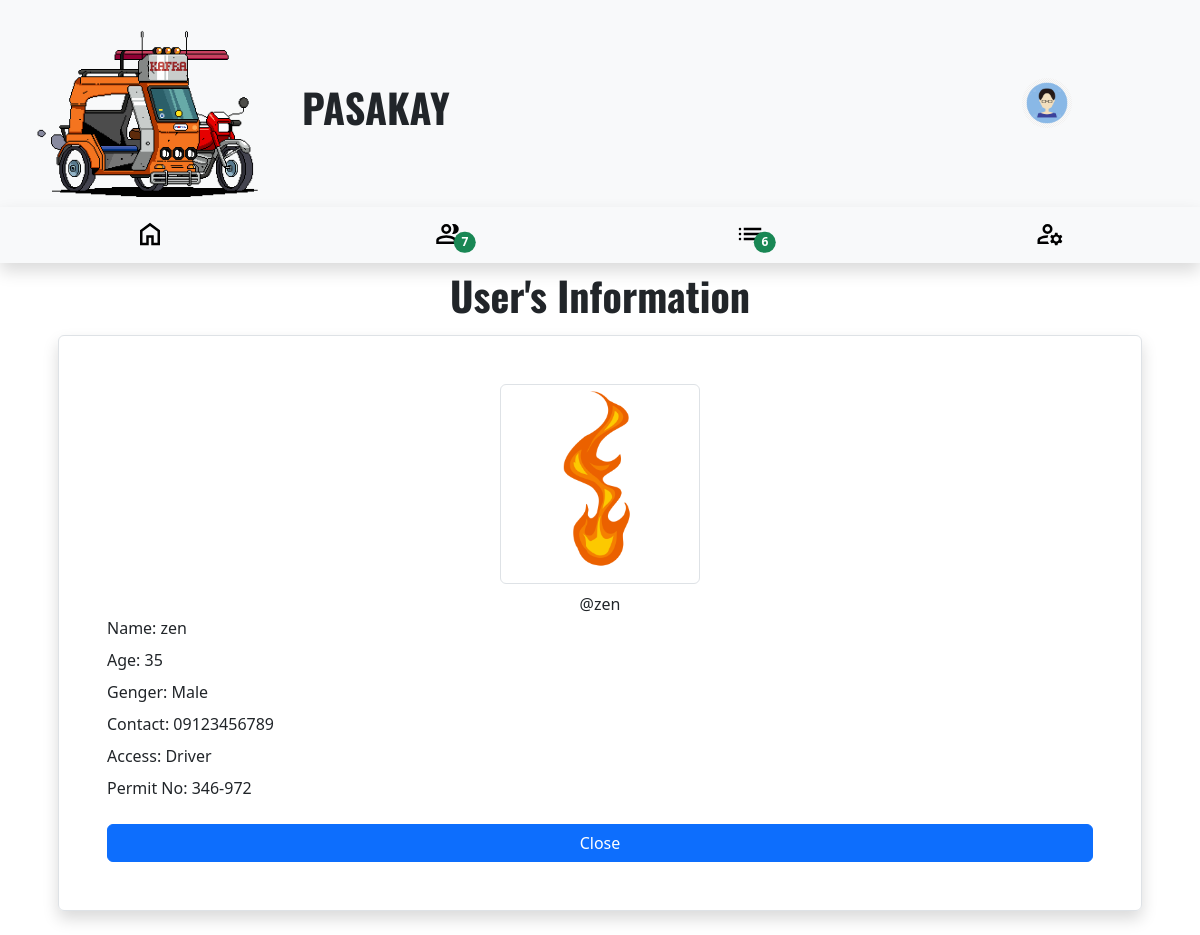
The app's page /Admin/driver_information.php?fname=zen with its own data.
### tables this page shows
CREATE TABLE `users` (
  `id` int(60) NOT NULL,
  `fname` varchar(255) NOT NULL,
  `age` int(255) NOT NULL,
  `gender` varchar(255) NOT NULL,
  `contact` varchar(255) NOT NULL,
  `address_permit` varchar(255) NOT NULL,
  `profile` varchar(60) NOT NULL,
  `username` varchar(255) NOT NULL,
  `password` varchar(255) NOT NULL,
  `access` varchar(255) NOT NULL,
  `availability` varchar(255) NOT NULL,
  `last_updated` timestamp NOT NULL DEFAULT current_timestamp() ON UPDATE current_timestamp(),
  `destination` varchar(255) NOT NULL,
  `quantity` varchar(255) NOT NULL,
  `fare` int(255) NOT NULL
);

### Admin/driver_information.php (the view, shortened to what this page needs)
<!DOCTYPE html>
<html lang="en">
<head>
    <link rel="stylesheet" href="../Style/Style.css">
    <link rel="stylesheet" href="../Style/bootstrap.min.css">
</head>
<body>
    <?php
    include("../availability.php");
    include('../Admin/nav.php');
    ?>
    <h1 class="text-center oswald mt-2">User's Information</h1>
    <div class="tab-content" id="pills-tabContent">
        <div class="tab-pane fade show active" id="pills-East" role="tabpanel" aria-labelledby="pills-East-tab" tabindex="0">
            <div class="container dashcontent pb-2">
                <?php
                $user = $_GET['fname'];
                $view_user = mysqli_query($connection, "SELECT * FROM users WHERE fname='$user'");
                while ($row = mysqli_fetch_assoc($view_user)) {
                    $db_profile = $row['profile'];
                    $db_name = $row['fname'];
                    $db_age = $row['age'];
                    $db_gender = $row['gender'];
                    $db_contact = $row['contact'];
                    $db_permit = $row['address_permit'];
                    $username = $row['username'];
                ?>
                    <div class="border rounded p-5 m-3 shadow">
                        <center>
                            <div class="pic border rounded overflow-hidden mb-2" style="width:200px; height:200px;">
                                <img src="../Images/<?php echo $db_profile ?>" alt="" style="width:100%; height:100%;">
                            </div>
                            <?php echo "@" . $username; ?>
                        </center>
                        <label class="form-label w-100">Name: <?php echo $db_name; ?></label>
                        <label class="form-label w-100">Age: <?php echo $db_age; ?></label>
                        <label class="form-label w-100">Genger: <?php echo $db_gender; ?></label>
                        <label class="form-label w-100">Contact: <?php echo $db_contact; ?></label>
                        <label class="form-label w-100">Access: Driver</label>
                        <label class="form-label w-100 mb-3">Permit No: <?php echo $db_permit; ?></label>
                        <a href="../Admin/manageaccount.php"  class="btn btn-primary mt-2 w-100">Close</a>
                    </div>
                <?php } ?>
            </div>
        </div>
</body>
</html>

### Style/Style.css (style rules this page uses)
* { box-sizing: border-box; margin: 0; padding: 0; }
body, .body { height: 100vh; }
.oswald { font-family: "Oswald", sans-serif; font-optical-sizing: auto; font-weight: 900; font-style: normal; }

### records on screen
users: profile (picture), username "zen", fname "zen", age "35", gender "Male", contact "09123456789", address_permit "346-972"

### other values on screen
$sum_drivers "7"
$sum_passengers "6"
